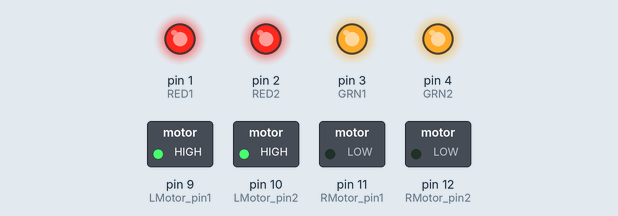
Simulated run of this sketch. Board: Arduino Uno, built with avr-gcc and run on an emulated ATmega328P. Parts: switched loads named in the sketch (green lamp = pin HIGH), output pins drawn as LEDs (lit = HIGH).

Above: at 0.1 s.
At 1.1 s:
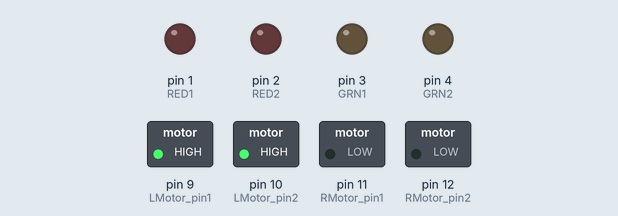
At 9.1 s:
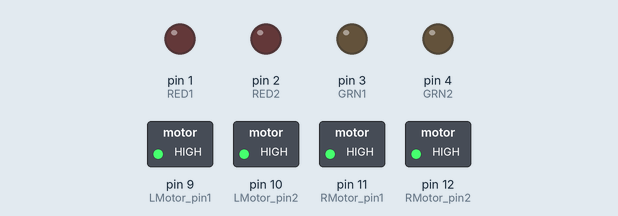
At 18.1 s:
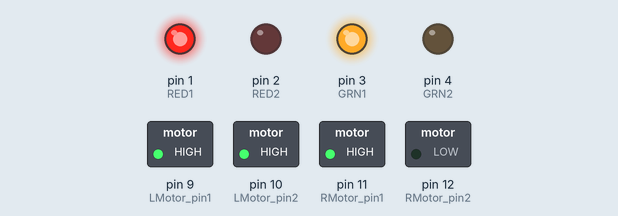
At 39.1 s:
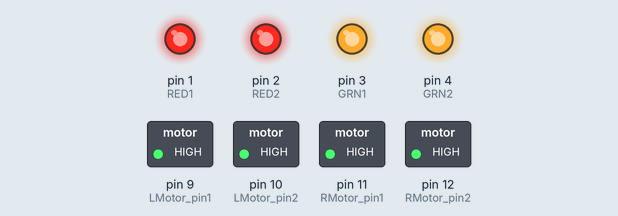
Timing chart, 0 to 40.0 s (numbered marks = the images above):
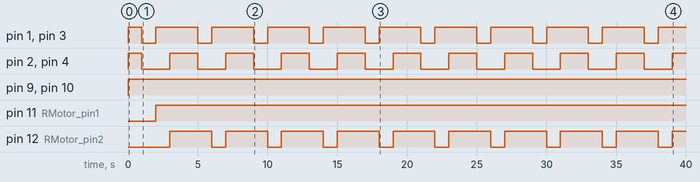

Measured:
- by itself, pin 1 (RED1), pin 3 (GRN1): repeats every 4.0 s: LOW 1.0 s, HIGH 3.0 s
- by itself, pin 2 (RED2), pin 4 (GRN2): repeats every 4.0 s: LOW 2.0 s, HIGH 2.0 s
- by itself, pin 9 (LMotor_pin1), pin 10 (LMotor_pin2): LOW → HIGH at 0.00 s
- by itself, pin 11 (RMotor_pin1): LOW → HIGH at 2.0 s
- by itself, pin 12 (RMotor_pin2): alternates HIGH for 3.0 s and LOW for 1.0 s

The sketch:

CyberTruck.ino
```cpp
const int LMotor_pin1 = 9; // Pin 9 is named as Left Motor Pin 1
const int LMotor_pin2 = 10; // Pin 10 is named as Left Motor Pin 2
const int RMotor_pin1 = 11; // Pin 11 is named as Right Motor Pin 1
const int RMotor_pin2 = 12; // Pin 12 is named as Right Motor Pin 2
const int RED1 = 1; // Pin 1 is named as Red Light 1
const int RED2 = 2; //Pin 2 is named as Red Light 2
const int GRN1 = 3; //Pin 3 is named as Green Light 3
const int GRN2 = 4; // Pin 4 is named as Green Light 4

void setup()
{
  pinMode(LMotor_pin1, OUTPUT);
  pinMode(LMotor_pin2, OUTPUT);
  pinMode(RMotor_pin1, OUTPUT);
  pinMode(RMotor_pin2, OUTPUT);
  pinMode(RED1,OUTPUT);
  pinMode(RED2,OUTPUT);
  pinMode(GRN1,OUTPUT);
  pinMode(GRN2,OUTPUT);

}

void loop()
{
    digitalWrite(RED1, HIGH);
    digitalWrite(RED2, HIGH);
    digitalWrite(GRN1, HIGH);
    digitalWrite(GRN2, HIGH);
    digitalWrite(LMotor_pin1, HIGH);
    digitalWrite(LMotor_pin2, HIGH);

    delay(1000);

    digitalWrite(RED1, LOW);
    digitalWrite(RED2, LOW);
    digitalWrite(GRN1, LOW);
    digitalWrite(GRN2, LOW);

    delay(1000);

    digitalWrite(RED1, HIGH);
    digitalWrite(GRN1, HIGH);
    digitalWrite(RMotor_pin1, HIGH);
    digitalWrite(RMotor_pin2, LOW);

    delay(1000);

    digitalWrite(RED1, HIGH);
    digitalWrite(RED2, HIGH);
    digitalWrite(GRN1, HIGH);
    digitalWrite(GRN2, HIGH);
    digitalWrite(LMotor_pin1, HIGH);
    digitalWrite(LMotor_pin2, HIGH);
    digitalWrite(RMotor_pin1, HIGH);
    digitalWrite(RMotor_pin2, HIGH);

    delay(1000);
}
```
